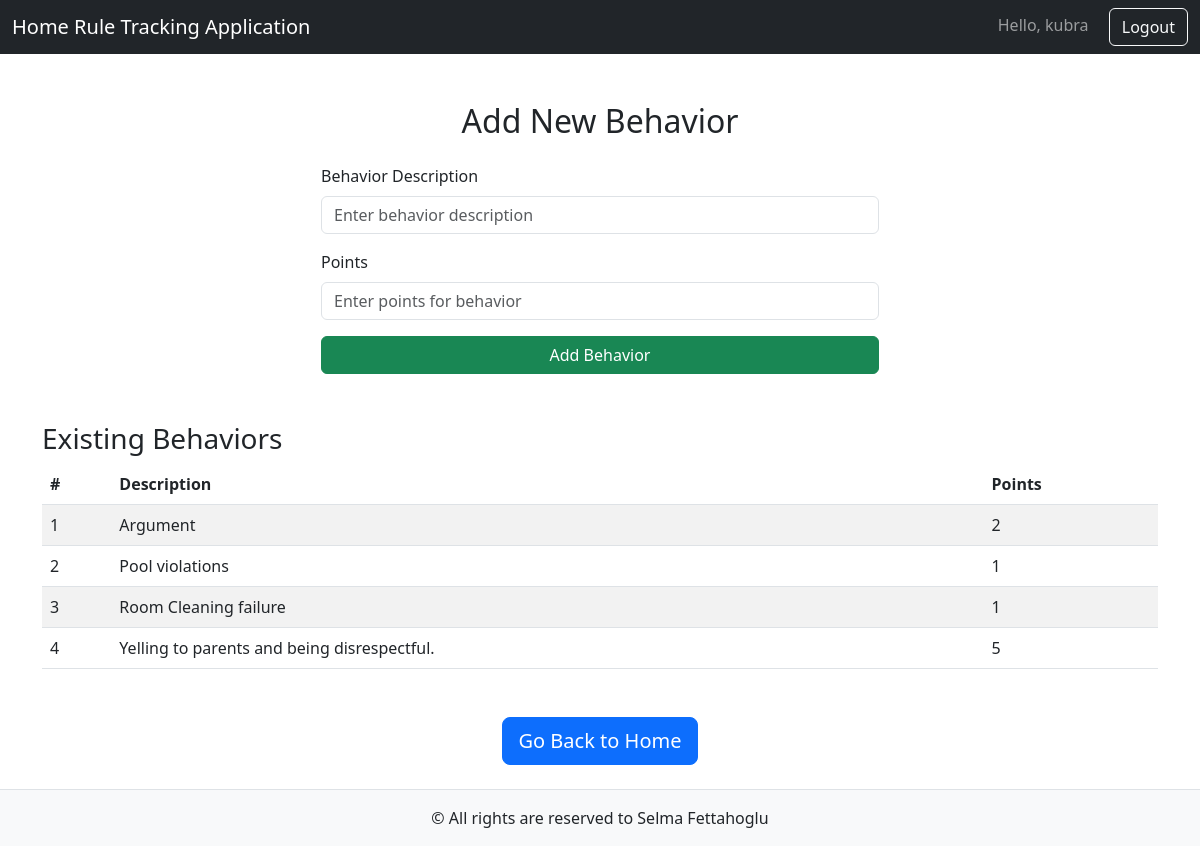
/add_behavior_teacher (signed in), run on the app's committed database.
### app/models.py (models this page shows, shortened)
class Behavior(db.Model):
    id = db.Column(db.Integer, primary_key=True)
    description = db.Column(db.String(100), nullable=False, unique=True)
    points = db.Column(db.Integer, nullable=False)

### app/routes.py (the view, shortened to what this page needs)
@main.route('/add_behavior_teacher', methods=['GET', 'POST'])
@role_required('elevated', 'super_admin')
def add_behavior_teacher():
    form = BehaviorEntryForm()
    behaviors = Behavior.query.all()
    return render_template('add_behavior_teacher.html', form=form, behaviors=behaviors)

### app/forms.py
class BehaviorEntryForm(FlaskForm):
    behavior = StringField('Behavior Description', validators=[DataRequired()])
    points = IntegerField('Points', validators=[DataRequired()])
    submit = SubmitField('Add Behavior')

### app/routes.py (called while the page is built)
def role_required(*required_roles):
    def decorator(f):
        @wraps(f)
        def decorated_function(*args, **kwargs):
            if 'username' not in session:
                flash('You must log in to access this page.', 'warning')
                return redirect(url_for('main.login'))
            if session.get('role') not in required_roles:
                flash('You do not have the required permissions to access this page.', 'danger')
                return redirect(url_for('main.home'))
            return f(*args, **kwargs)
        return decorated_function
    return decorator

### app/templates/add_behavior_teacher.html (shortened to what this page needs)
{% extends 'base.html' %}
{% block content %}
<div class="container mt-5">
    <h2 class="text-center mb-4">Add New Behavior</h2>
    <form method="POST" class="col-md-6 offset-md-3">
        <div class="mb-3">
            <label for="behavior" class="form-label">Behavior Description</label>
            {{ form.behavior(class="form-control", placeholder="Enter behavior description") }}
        </div>
        <div class="mb-3">
            <label for="points" class="form-label">Points</label>
            {{ form.points(class="form-control", placeholder="Enter points for behavior") }}
        </div>
        <button type="submit" class="btn btn-success w-100">Add Behavior</button>
    </form>
    <h3 class="mt-5">Existing Behaviors</h3>
    <table class="table table-striped">
        <thead>
            <tr>
                <th>#</th>
                <th>Description</th>
                <th>Points</th>
            </tr>
        </thead>
        <tbody>
            {% for behavior in behaviors %}
            <tr>
                <td>{{ loop.index }}</td>
                <td>{{ behavior.description }}</td>
                <td>{{ behavior.points }}</td>
            </tr>
            {% endfor %}
        </tbody>
    </table>
        <div class="button-container text-center mt-5">
            <a href="{{ url_for('main.teacher_home') }}" class="btn btn-primary btn-lg">Go Back to Home</a>
        </div>
</div>
{% endblock %}

### data on the page
Behavior: description "Argument", points "2"
Behavior: description "Pool violations", points "1"
Behavior: description "Room Cleaning failure", points "1"
Behavior: description "Yelling to parents and being disrespectful.", points "5"

### other printed values
{{ session.get('username') }} "kubra"
